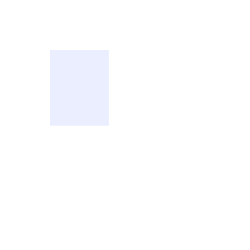
Frame 1 (no input)
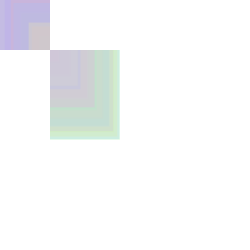
Frame 60 (the mouse pressed at the canvas centre just before this capture)
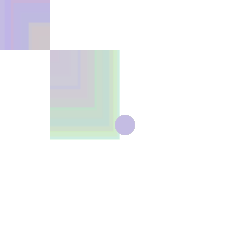
Frame 120 (the mouse held since frame 60 and released just before this capture)

The Processing sketch that drew these frames (run headless with seeded random() and noise(); from frame 60 on, the mouse is pressed at the canvas centre):

// Processing sketch: processing_128100
// ── processing_128100.pde

int counter;

void setup() {  //setup function called initially, only once
  size(250, 250);
  background(255);  //set background white
  colorMode(HSB);   //set colors to Hue, Saturation, Brightness mode
  counter = 0;
}

void draw() {  //draw function loops 
  counter++;
  noStroke();
  fill(random(255),100,255,50);
  
  if(mousePressed == true) { //add some interaction
    ellipse(mouseX, mouseY, 20, 20);
  }
  else {
    rect(width/5, height/5, 70*sin(counter), 90*sin(counter));
  }
}
